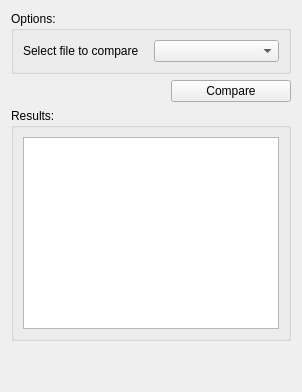
<?xml version="1.0" encoding="UTF-8"?>
<ui version="4.0">
 <class>CompareWidget</class>
 <widget class="QWidget" name="CompareWidget">
  <layout class="QGridLayout" name="gridLayout_12">
   <item row="2" column="0" colspan="2">
    <layout class="QGridLayout" name="gridLayout_13">
     <item row="1" column="0">
      <spacer name="horizontalSpacer">
       <property name="orientation">
        <enum>Qt::Horizontal</enum>
       </property>
       <property name="sizeType">
        <enum>QSizePolicy::MinimumExpanding</enum>
       </property>
       <property name="sizeHint" stdset="0">
        <size>
         <width>40</width>
         <height>20</height>
        </size>
       </property>
      </spacer>
     </item>
     <item row="1" column="1">
      <widget class="QPushButton" name="compare_btn">
       <property name="minimumSize">
        <size>
         <width>120</width>
         <height>0</height>
        </size>
       </property>
       <property name="maximumSize">
        <size>
         <width>120</width>
         <height>16777215</height>
        </size>
       </property>
       <property name="text">
        <string>Compare</string>
       </property>
      </widget>
     </item>
    </layout>
   </item>
   <item row="3" column="0" colspan="2">
    <widget class="QGroupBox" name="compare_results_groupBox">
     <property name="title">
      <string>Results:</string>
     </property>
     <layout class="QGridLayout" name="gridLayout_14">
      <item row="0" column="0">
       <widget class="QTextEdit" name="compare_textEdit">
        <property name="autoFormatting">
         <set>QTextEdit::AutoAll</set>
        </property>
        <property name="readOnly">
         <bool>true</bool>
        </property>
       </widget>
      </item>
     </layout>
    </widget>
   </item>
   <item row="0" column="0" colspan="2">
    <widget class="QGroupBox" name="compare_results_groupBox_2">
     <property name="title">
      <string>Options:</string>
     </property>
     <layout class="QGridLayout" name="gridLayout_15">
      <item row="0" column="1">
       <widget class="QComboBox" name="compare_second_file_cbbx" />
      </item>
      <item row="0" column="0">
       <widget class="QLabel" name="compare_second_file_label">
        <property name="text">
         <string>Select file to compare</string>
        </property>
       </widget>
      </item>
     </layout>
    </widget>
   </item>
   <item row="4" column="0">
    <spacer name="verticalSpacer_3">
     <property name="orientation">
      <enum>Qt::Vertical</enum>
     </property>
     <property name="sizeHint" stdset="0">
      <size>
       <width>20</width>
       <height>40</height>
      </size>
     </property>
    </spacer>
   </item>
  </layout>
 </widget>
 <resources />
 <connections />
</ui>
